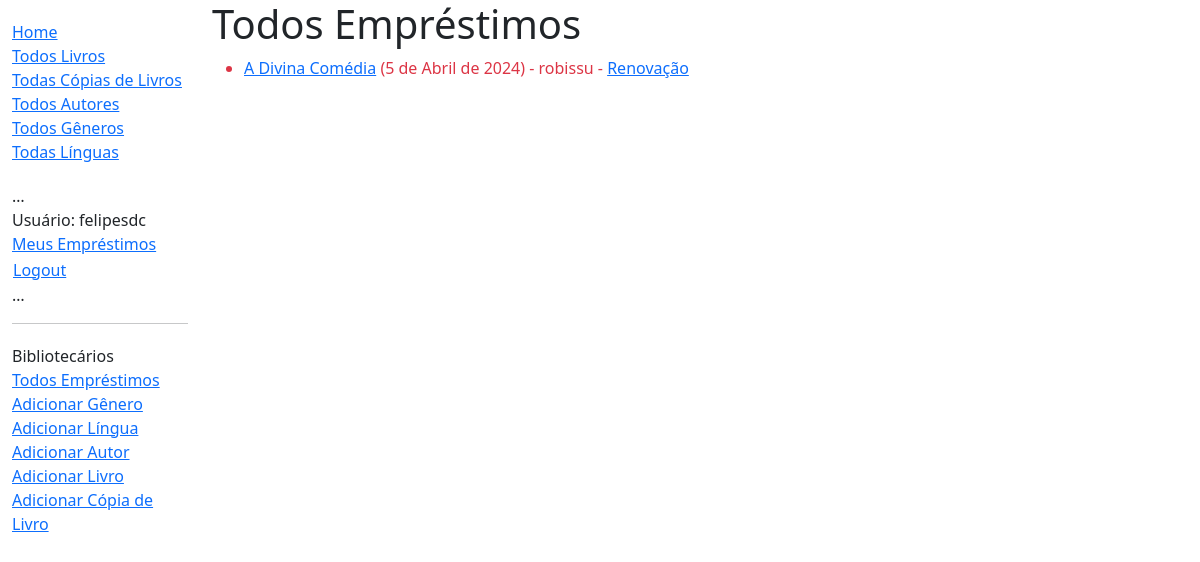
The app's page /acervo/emprestimos/ (signed in) with its own data.
### acervo/models.py (models this page shows, shortened)
class LivroCopia(models.Model):
    id = models.UUIDField(primary_key=True, default=uuid.uuid4,
                          help_text="ID único para uma cópia do livro disponível na biblioteca")
    livro = models.ForeignKey('Livro', on_delete=models.RESTRICT, null=True)
    editora = models.CharField(max_length=200)
    data_devolucao = models.DateField(null=True, blank=True)
    tomador = models.ForeignKey(
        settings.AUTH_USER_MODEL, on_delete=models.SET_NULL, null=True, blank=True)
    @property
    def em_atraso(self):
        return bool(self.data_devolucao and date.today() > self.data_devolucao)
    ESTADOS_EMPRESTIMO = (
        ('m', 'Manutenção'),
        ('e', 'Emprestado'),
        ('d', 'Disponível'),
        ('r', 'Reservado'),
    )
    estado = models.CharField(
        max_length=1,
        choices=ESTADOS_EMPRESTIMO,
        blank=True,
        default='m',
        help_text='Disponibilidade do Livro')
    class Meta:
        ordering = ['data_devolucao']
        permissions = (("marca_devolucao", "Marca o livro como devolvido"),)

class Livro(models.Model):
    titulo = models.CharField(max_length=200)
    autor = models.ForeignKey('Autor', on_delete=models.RESTRICT, null=True)
    descricao = models.TextField(
        max_length=1000, help_text="Breve descrição do livro")
    isbn = models.CharField('ISBN', max_length=13,
                            unique=True,
                            help_text='13 Caracteres <a href="https://www.isbn-international.org/content/what-isbn'
                                      '">ISBN number</a>')
    genero = models.ManyToManyField(
        Genero, help_text="Selecione o gênero do livro")
    lingua = models.ForeignKey(
        'Lingua', on_delete=models.SET_NULL, null=True)
    class Meta:
        ordering = ['titulo', 'autor']
    def mostra_genero(self):
        """Representação String para o gênero do livro."""
        return ', '.join([self.genero.nome for genre in self.genero.all()[:3]])
    mostra_genero.short_description = 'Genero'

### acervo/views.py (the view)
# urls.py: path(r'emprestimos/', views.TodosEmprestimosListView.as_view(), name='todos-emprestimos')
class TodosEmprestimosListView(PermissionRequiredMixin, generic.ListView):
    model = LivroCopia
    permission_required = 'acervo.marca_devolucao'
    template_name = 'acervo/lista_todas_copias_emprestadas.html'
    paginate_by = 10
    def get_queryset(self):
        return LivroCopia.objects.filter(estado__exact='e').order_by('data_devolucao')

### acervo/templates/acervo/lista_todas_copias_emprestadas.html
{% extends "base_generic.html" %}
{% block content %}
    <h1>Todos Empréstimos</h1>
    {% if livrocopia_list %}
    <ul>
      {% for copia in livrocopia_list %}
      <li class="{% if copia.em_atraso %}text-danger{% endif %}">
        <a href="{% url 'detalhe-livro' copia.livro.pk %}">{{copia.livro.titulo}}</a> ({{ copia.data_devolucao }}) {% if user.is_staff %}- {{ copia.tomador }}{% endif %} {% if perms.acervo.marca_devolucao %}- <a href="{% url 'renovacao-emprestimo-bibliotecario' copia.id %}">Renovação</a>  {% endif %}
      </li>
      {% endfor %}
    </ul>
    {% else %}
      <p>Não há empréstimos.</p>
    {% endif %}
{% endblock %}

### acervo/templates/base_generic.html (shortened to what this page needs)
<!DOCTYPE html>
<html lang="en">
  <head>
    <link href="https://cdn.jsdelivr.net/npm/bootstrap@5.3.3/dist/css/bootstrap.min.css"
      rel="stylesheet"
>
    {% load static %}
    <link rel="stylesheet" href="{% static 'css/styles.css' %}" />
  </head>
  <body>
    <div class="container-fluid">
      <div class="row">
        <div class="col-sm-2">
          {% block sidebar %}
            <ul class="sidebar-nav">
              <li><a href="{% url 'index' %}">Home</a></li>
              <li><a href="{% url 'livros' %}">Todos Livros</a></li>
              <li><a href="{% url 'copias' %}">Todas Cópias de Livros</a></li>
              <li><a href="{% url 'autores' %}">Todos Autores</a></li>
              <li><a href="{% url 'generos' %}">Todos Gêneros</a></li>
              <li><a href="{% url 'linguas' %}">Todas Línguas</a></li>
            </ul>
            <ul class="sidebar-nav">
            …
           {% if user.is_authenticated %}
             <li>Usuário: {{ user.get_username }}</li>
              <li><a href="{% url 'meus-emprestimos' %}">Meus Empréstimos</a></li>
             <li>
               <form id="logout-form" method="post" action="{% url 'admin:logout' %}">
                 <button type="submit" class="btn btn-link">Logout</button>
               </form>
             </li>
           {% else %}
             <li><a href="{% url 'login' %}?next={{ request.path }}">Login</a></li>
           {% endif %}
            …
          </ul>
          {% if user.is_staff %}
         <hr>
         <ul class="sidebar-nav">
         <li>Bibliotecários</li>
         <li><a href="{% url 'todos-emprestimos' %}">Todos Empréstimos</a></li>
         {% if perms.acervo.add_genero %}
           <li><a href="{% url 'adicionar-genero' %}">Adicionar Gênero</a></li>
         {% endif %}
         {% if perms.acervo.add_lingua %}
           <li><a href="{% url 'adicionar-lingua' %}">Adicionar Língua</a></li>
         {% endif %}
         {% if perms.acervo.add_autor %}
           <li><a href="{% url 'adicionar-autor' %}">Adicionar Autor</a></li>
         {% endif %}
         {% if perms.acervo.add_livro %}
           <li><a href="{% url 'adicionar-livro' %}">Adicionar Livro</a></li>
         {% endif %}
         {% if perms.acervo.add_livrocopia %}
           <li><a href="{% url 'adicionar-copia' %}">Adicionar Cópia de Livro</a></li>
         {% endif %}
         </ul>
         {% endif %}
          {% endblock %}
        </div>
        <div class="col-sm-10 ">{% block content %}{% endblock %}</div>
      </div>
    </div>
  </body>
</html>

### acervo/static/css/styles.css (style rules this page uses)
.sidebar-nav { margin-top: 20px; padding: 0; list-style: none; }
#logout-form { display: inline; }
#logout-form button { padding: 0; margin: 0; }

### records on screen
LivroCopia: livro.titulo "A Divina Comédia", data_devolucao "5 de Abril de 2024", tomador "robissu"

### other values on screen
{{ user.get_username }} "felipesdc"
